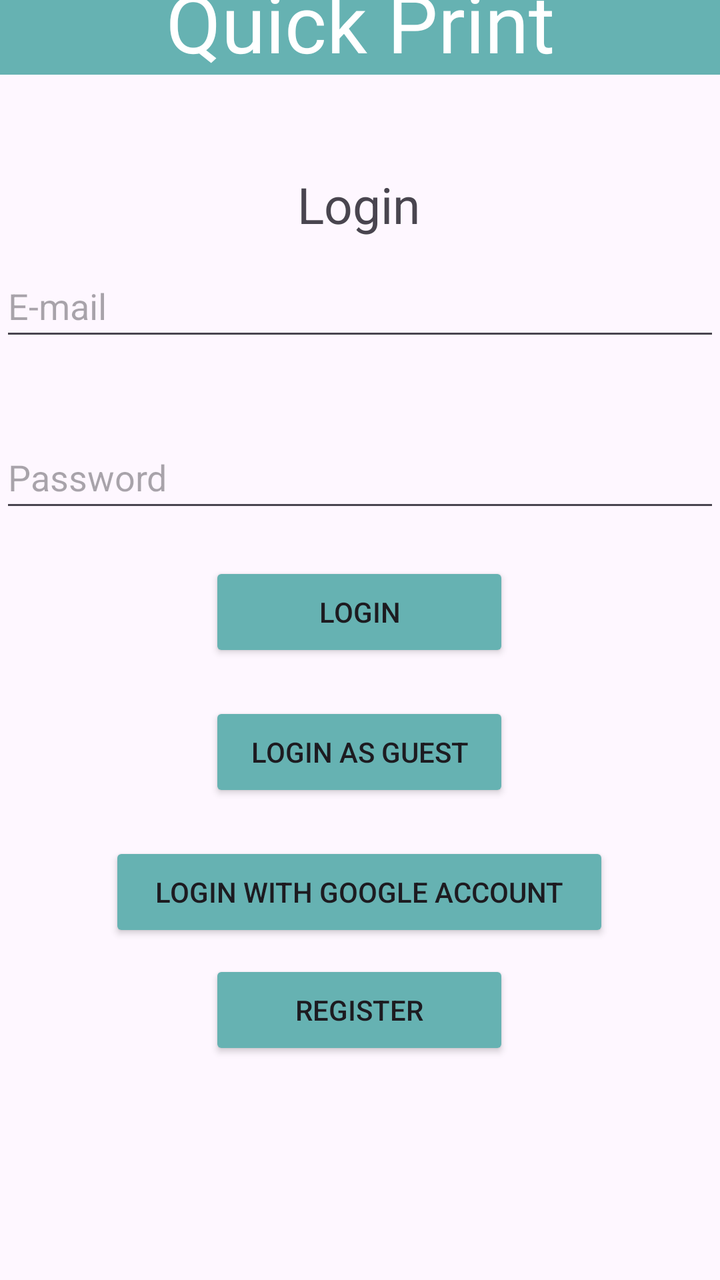
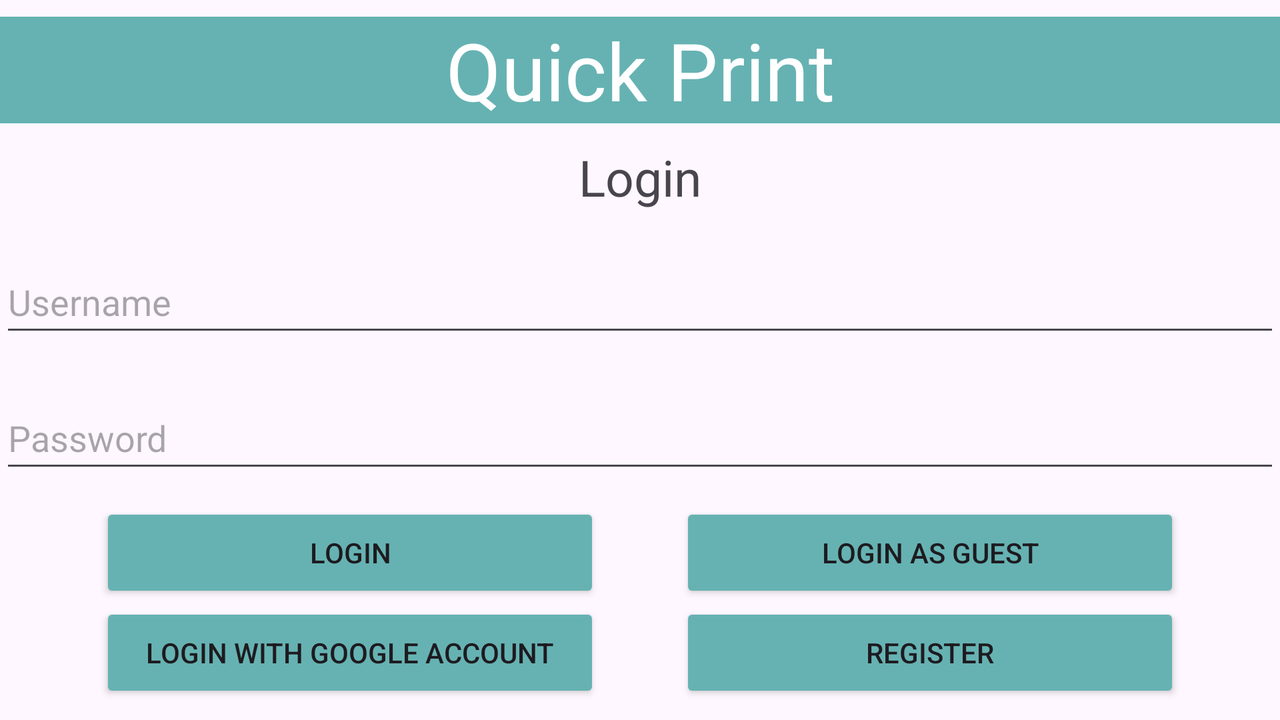

Two renders of one Android screen. The first uses the default layout on a phone; the second uses the alternative layout the repository ships for a different screen configuration, on a matching device. The two XML files are below.
<!-- AndroidManifest.xml: application theme Theme.QuickPrint -->
<!-- res/layout/activity_main.xml -->
<?xml version="1.0" encoding="utf-8"?>
<androidx.constraintlayout.widget.ConstraintLayout xmlns:android="http://schemas.android.com/apk/res/android"
    xmlns:app="http://schemas.android.com/apk/res-auto"
    xmlns:tools="http://schemas.android.com/tools"
    android:id="@+id/main"
    android:layout_width="match_parent"
    android:layout_height="match_parent"
    tools:context=".MainActivity">

    <TextView
        android:id="@+id/textViewQuickPrintLogin"
        android:layout_width="match_parent"
        android:layout_height="wrap_content"
        android:layout_marginBottom="48dp"
        android:background="@color/teal"
        android:text="@string/quickprint"
        android:textAlignment="center"
        android:textColor="@color/white"
        android:textSize="40sp"
        app:layout_constraintBottom_toTopOf="@+id/textViewRegister"
        app:layout_constraintEnd_toEndOf="parent"
        app:layout_constraintHorizontal_bias="0.0"
        app:layout_constraintStart_toStartOf="parent" />

    <TextView
        android:id="@+id/textViewRegister"
        android:layout_width="wrap_content"
        android:layout_height="wrap_content"
        android:text="@string/Login"
        android:textSize="25sp"
        app:layout_constraintBottom_toBottomOf="parent"
        app:layout_constraintEnd_toEndOf="parent"
        app:layout_constraintHorizontal_bias="0.498"
        app:layout_constraintStart_toStartOf="parent"
        app:layout_constraintTop_toTopOf="parent"
        app:layout_constraintVertical_bias="0.141" />


    <EditText
        android:isScrollContainer="true"
        android:id="@+id/editTextUserName"
        android:layout_width="match_parent"
        android:layout_height="wrap_content"
        android:ems="10"
        android:hint="@string/e_mail"
        android:importantForAutofill="no"
        android:inputType="textEmailAddress"
        android:minHeight="48dp"
        app:layout_constraintBottom_toBottomOf="parent"
        app:layout_constraintTop_toTopOf="@+id/textViewQuickPrintLogin"
        app:layout_constraintVertical_bias="0.236"
        tools:layout_editor_absoluteX="0dp" />

    <EditText
        android:isScrollContainer="true"
        android:id="@+id/editTextPassword"
        android:layout_width="match_parent"
        android:layout_height="wrap_content"
        android:ems="10"
        android:hint="@string/Password"
        android:importantForAutofill="no"
        android:inputType="textPassword"
        android:minHeight="48dp"
        app:layout_constraintBottom_toBottomOf="parent"
        app:layout_constraintTop_toBottomOf="@+id/editTextUserName"
        app:layout_constraintVertical_bias="0.09"
        tools:layout_editor_absoluteX="0dp" />

    <Button
        android:id="@+id/buttonLoginGoogle"
        android:layout_width="250dp"
        android:layout_height="50dp"
        android:layout_row="0"
        android:layout_column="0"
        android:layout_columnWeight="1"
        android:layout_marginTop="20dp"
        android:backgroundTint="@color/teal"
        android:gravity="center"
        android:onClick="loginGoogle"
        android:text="@string/login_Google"
        app:layout_constraintEnd_toEndOf="parent"
        app:layout_constraintHorizontal_bias="0.496"
        app:layout_constraintStart_toStartOf="parent"
        app:layout_constraintTop_toBottomOf="@+id/buttonGuest" />

    <Button
        android:id="@+id/buttonGuest"
        android:layout_width="150dp"
        android:layout_height="50dp"
        android:layout_row="0"
        android:layout_column="0"
        android:layout_columnWeight="1"
        android:layout_marginTop="20dp"
        android:backgroundTint="@color/teal"
        android:gravity="center"
        android:onClick="loginAsGuest"
        android:text="@string/login_guest"
        app:layout_constraintEnd_toEndOf="parent"
        app:layout_constraintHorizontal_bias="0.498"
        app:layout_constraintStart_toStartOf="parent"
        app:layout_constraintTop_toBottomOf="@+id/buttonLogin" />

    <Button
        android:id="@+id/buttonLogin"
        android:layout_width="150dp"
        android:layout_height="50dp"
        android:layout_row="0"
        android:layout_column="0"
        android:layout_columnWeight="1"
        android:layout_marginTop="20dp"
        android:backgroundTint="@color/teal"
        android:gravity="center"
        android:onClick="login"
        android:text="@string/Login"
        app:layout_constraintEnd_toEndOf="parent"
        app:layout_constraintHorizontal_bias="0.498"
        app:layout_constraintStart_toStartOf="parent"
        app:layout_constraintTop_toBottomOf="@+id/editTextPassword" />

    <Button
        android:id="@+id/buttonRegister"
        android:layout_width="150dp"
        android:layout_height="50dp"
        android:layout_row="0"
        android:layout_column="1"
        android:layout_columnWeight="1"
        android:backgroundTint="@color/teal"
        android:gravity="center"
        android:onClick="register"
        android:text="@string/Register"
        app:layout_constraintBottom_toBottomOf="parent"
        app:layout_constraintEnd_toEndOf="parent"
        app:layout_constraintHorizontal_bias="0.498"
        app:layout_constraintStart_toStartOf="parent"
        app:layout_constraintTop_toBottomOf="@+id/buttonLoginGoogle"
        app:layout_constraintVertical_bias="0.075" />

    <androidx.constraintlayout.widget.Guideline
        android:id="@+id/guideline2"
        android:layout_width="wrap_content"
        android:layout_height="wrap_content"
        android:orientation="vertical"
        app:layout_constraintGuide_begin="205dp" />

</androidx.constraintlayout.widget.ConstraintLayout>
<!-- resources referenced by this layout -->
<resources>
  <color name="teal">#66b2b2</color>
  <color name="white">#FFFFFFFF</color>
  <string name="Login">Login</string>
  <string name="Password">Password</string>
  <string name="Register">Register</string>
  <string name="e_mail">E-mail</string>
  <string name="login_Google">Login with Google Account</string>
  <string name="login_guest">Login as guest</string>
  <string name="quickprint">Quick Print</string>
  <style name="Theme.QuickPrint" parent="Base.Theme.QuickPrint" />
  <style name="Base.Theme.QuickPrint" parent="Theme.Material3.DayNight.NoActionBar">
          
          
          <item name="colorAccent">@color/teal</item>
      </style>
</resources>
<!-- res/layout-land/activity_main.xml (the author's variant of the layout above) -->
<!-- drawn on the phone turned sideways -->
<?xml version="1.0" encoding="utf-8"?>
<LinearLayout
    xmlns:android="http://schemas.android.com/apk/res/android"
    xmlns:app="http://schemas.android.com/apk/res-auto"
    xmlns:tools="http://schemas.android.com/tools"
    android:id="@+id/main"
    android:layout_width="match_parent"
    android:layout_height="match_parent"
    android:orientation="vertical"
    tools:context=".MainActivity"
    android:gravity="center">

    <TextView
        android:id="@+id/textViewQuickPrintLogin"
        android:layout_width="match_parent"
        android:layout_height="wrap_content"
        android:background="@color/teal"
        android:text="@string/quickprint"
        android:textAlignment="center"
        android:textColor="@color/white"
        android:textSize="40sp"
        app:layout_constraintBottom_toTopOf="@+id/textViewRegister" />

    <TextView
        android:id="@+id/textViewRegister"
        android:layout_width="wrap_content"
        android:layout_height="wrap_content"
        android:text="@string/Login"
        android:textSize="25sp"
        android:layout_marginTop="10dp"
        android:layout_marginBottom="10dp" />

    <EditText
        android:id="@+id/editTextUserName"
        android:layout_width="match_parent"
        android:layout_height="wrap_content"
        android:ems="10"
        android:hint="@string/Username"
        android:importantForAutofill="no"
        android:inputType="text"
        android:minHeight="48dp"
        android:layout_marginTop="10dp"
        android:layout_marginBottom="10dp" />

    <EditText
        android:id="@+id/editTextPassword"
        android:layout_width="match_parent"
        android:layout_height="wrap_content"
        android:ems="10"
        android:hint="@string/Password"
        android:importantForAutofill="no"
        android:inputType="textPassword"
        android:minHeight="48dp"
        android:layout_marginTop="10dp"
        android:layout_marginBottom="10dp" />

    <GridLayout
        android:layout_width="wrap_content"
        android:layout_height="wrap_content"
        android:columnCount="4"
        android:rowCount="2"
        android:orientation="horizontal"
        android:layout_gravity="center">

        <Button
            android:id="@+id/buttonLogin"
            android:layout_width="250dp"
            android:layout_height="50dp"
            android:layout_row="0"
            android:layout_column="0"
            android:layout_columnWeight="1"
            android:layout_marginEnd="20dp"
            android:gravity="center"
            android:onClick="login"
            android:backgroundTint="@color/teal"
            android:text="@string/Login" />

        <Button
            android:id="@+id/buttonGuest"
            android:layout_width="250dp"
            android:layout_height="50dp"
            android:layout_row="0"
            android:layout_column="1"
            android:layout_columnWeight="1"
            android:layout_marginStart="20dp"
            android:gravity="center"
            android:onClick="loginAsGuest"
            android:backgroundTint="@color/teal"
            android:text="@string/login_guest" />

        <Button
            android:id="@+id/buttonLoginGoogle"
            android:layout_width="250dp"
            android:layout_height="50dp"
            android:layout_row="1"
            android:layout_column="0"
            android:layout_columnWeight="1"
            android:layout_marginEnd="20dp"
            android:backgroundTint="@color/teal"
            android:gravity="center"
            android:onClick="loginGoogle"
            android:text="@string/login_Google" />

        <Button
            android:id="@+id/buttonRegister"
            android:layout_width="250dp"
            android:layout_height="50dp"
            android:layout_row="1"
            android:layout_column="1"
            android:layout_columnWeight="1"
            android:layout_marginStart="20dp"
            android:gravity="center"
            android:onClick="register"
            android:backgroundTint="@color/teal"
            android:text="@string/Register" />

    </GridLayout>

</LinearLayout>
<!-- resources referenced by the variant -->
<!-- as the phone turned sideways resolves them -->
<resources>
  <color name="teal">#66b2b2</color>
  <color name="white">#FFFFFFFF</color>
  <string name="Login">Login</string>
  <string name="Password">Password</string>
  <string name="Register">Register</string>
  <string name="Username">Username</string>
  <string name="login_Google">Login with Google Account</string>
  <string name="login_guest">Login as guest</string>
  <string name="quickprint">Quick Print</string>
  <style name="Theme.QuickPrint" parent="Base.Theme.QuickPrint" />
  <style name="Base.Theme.QuickPrint" parent="Theme.Material3.DayNight.NoActionBar">
          
          
          <item name="colorAccent">@color/teal</item>
      </style>
</resources>
